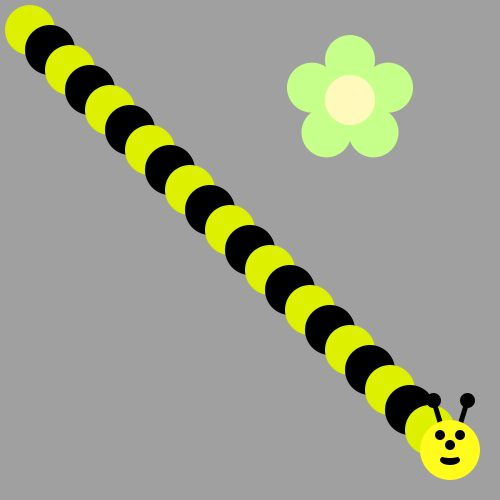
Frame 1 (no input)
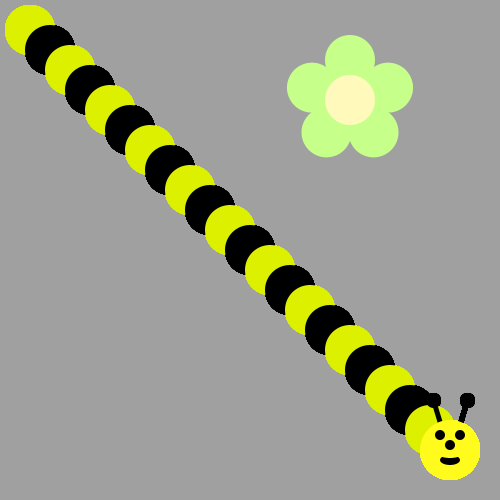
Frame 60 (the mouse pressed at the canvas centre just before this capture)
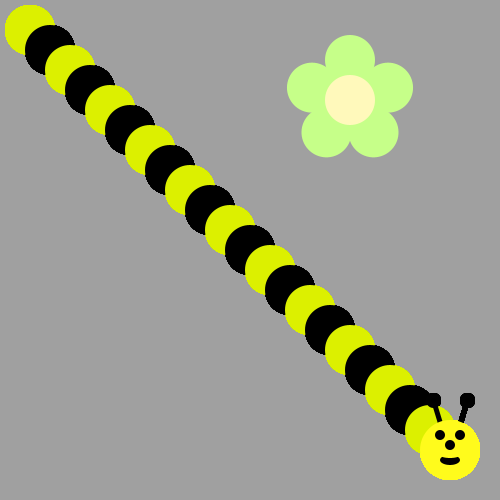
Frame 120 (the mouse held since frame 60 and released just before this capture)

The Processing sketch that drew these frames (run headless with seeded random() and noise(); from frame 60 on, the mouse is pressed at the canvas centre):

// Processing sketch: Caterpillar
// ── Caterpillar.pde

void draw() {
  /*Use A loop to make a body for the Bee!
   Then put his head on using drawBeeFace(x,y)
   Use Modulo to make the colors alternate 
   */
  int hi =10;

  for (int i=0; i<21; i++) {
 
    
    if( i%2==1 ){
    fill(0, 0, 0);
    }
    else if(i%2==0){
      fill(220,240, 0);
    }
    hi = hi+20;
    
    ellipse(hi, hi, 50, 50);
  }

  drawBeeFace(450, 450);
}
void drawFlower(int x, int y) {
  noStroke();
  translate(x, y);
  // draw 5 petals, rotating after each one
  fill(#c6ff89); // green
  for (int i = 0; i < 5; i++) {
    ellipse(0, -40, 50, 50);
    rotate(radians(72));
  }
  fill(#fff9bb); // light yellow
  ellipse(0, 0, 50, 50);
}

void drawBeeFace(int BeeFaceX, int BeeFaceY) {
  noStroke();
  fill(0, 0, 0);
  stroke(1);
  strokeWeight(5);
  line(BeeFaceX-10, BeeFaceY-27, BeeFaceX-17, BeeFaceY-50);
  line(BeeFaceX+10, BeeFaceY-27, BeeFaceX+17, BeeFaceY-50);
  ellipse(BeeFaceX-17, BeeFaceY-50, 10, 10);
  ellipse(BeeFaceX+17, BeeFaceY-50, 10, 10);
  noStroke();
  fill(255, 251, 28);
  ellipse(BeeFaceX, BeeFaceY, 60, 60); // face
  fill(255, 237, 209);
  fill(0, 0, 0);
  ellipse(BeeFaceX-10, BeeFaceY-15, 10, 10); // eyes
  ellipse(BeeFaceX+10, BeeFaceY-15, 10, 10);
  ellipse(BeeFaceX, BeeFaceY-5, 10, 10); // nose
  ellipse(BeeFaceX, BeeFaceY+10, 20, 10);// mouth
  fill(255, 251, 28);
  ellipse(BeeFaceX, BeeFaceY+5, 20, 6);
}
void setup() {  
  ellipseMode(CENTER);
  size(500, 500);
  background(160, 160, 160); 
  drawFlower(350, 100);
}
